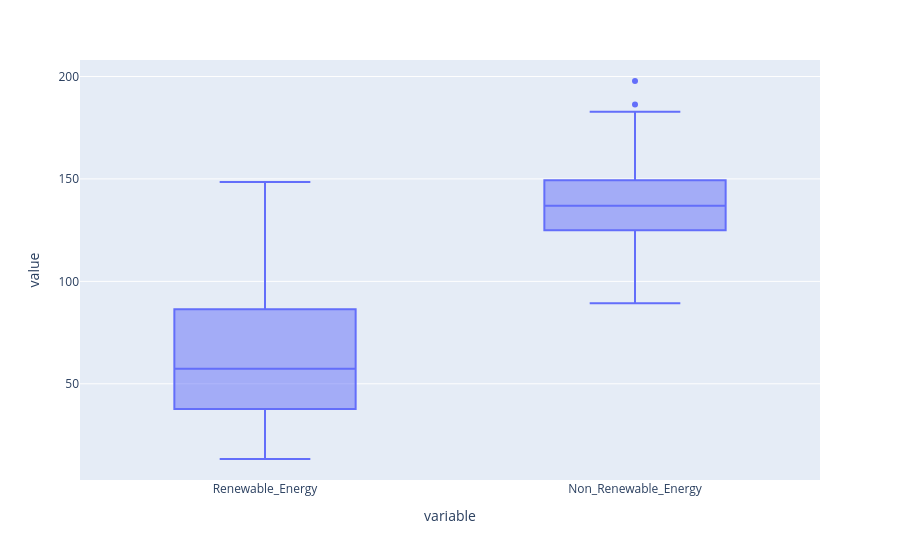

Notebook code for this chart:
### Markdown cell above
### 1.3.1 Outlier Checking and Handling

### Code cell
fig = px.box(ie_power_production_df[['Renewable_Energy', 'Non_Renewable_Energy']])
fig.show()

### Figure 1 — Plotly figure (JSON) as saved in the notebook; plotly's stock layout.template omitted (floating-point values rounded to 4 significant figures; data arrays with more than 128 entries replaced by an {"elided": "..."} marker saying what was removed)
{"data": [{"alignmentgroup": "True", "hovertemplate": "variable=%{x}<br>value=%{y}<extra></extra>", "legendgroup": "", "marker": {"color": "#636efa"}, "name": "", "notched": false, "offsetgroup": "", "orientation": "v", "showlegend": false, "type": "box", "x": {"elided": "362 str values"}, "x0": " ", "xaxis": "x", "y": {"elided": "362 float values"}, "y0": " ", "yaxis": "y"}], "layout": {"boxmode": "group", "legend": {"tracegroupgap": 0}, "margin": {"t": 60}, "xaxis": {"anchor": "y", "domain": [0, 1], "title": {"text": "variable"}}, "yaxis": {"anchor": "x", "domain": [0, 1], "title": {"text": "value"}}}}
